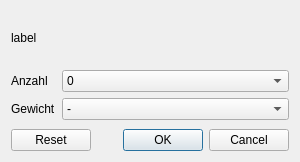
<?xml version="1.0" encoding="UTF-8"?>
<ui version="4.0">
 <class>Dialog</class>
 <widget class="QDialog" name="Dialog">
  <property name="geometry">
   <rect>
    <x>0</x>
    <y>0</y>
    <width>300</width>
    <height>162</height>
   </rect>
  </property>
  <property name="windowTitle">
   <string>Einstellung / Bedingung</string>
  </property>
  <layout class="QVBoxLayout" name="verticalLayout">
   <item>
    <widget class="QLabel" name="label">
     <property name="text">
      <string>label</string>
     </property>
    </widget>
   </item>
   <item>
    <layout class="QFormLayout" name="formLayout">
     <item row="0" column="0">
      <widget class="QLabel" name="label_2">
       <property name="text">
        <string>Anzahl</string>
       </property>
      </widget>
     </item>
     <item row="0" column="1">
      <widget class="QComboBox" name="number">
       <item>
        <property name="text">
         <string>0</string>
        </property>
       </item>
       <item>
        <property name="text">
         <string>1</string>
        </property>
       </item>
       <item>
        <property name="text">
         <string>2</string>
        </property>
       </item>
       <item>
        <property name="text">
         <string>3</string>
        </property>
       </item>
       <item>
        <property name="text">
         <string>4</string>
        </property>
       </item>
       <item>
        <property name="text">
         <string>5</string>
        </property>
       </item>
       <item>
        <property name="text">
         <string>6</string>
        </property>
       </item>
       <item>
        <property name="text">
         <string>7</string>
        </property>
       </item>
       <item>
        <property name="text">
         <string>8</string>
        </property>
       </item>
       <item>
        <property name="text">
         <string>9</string>
        </property>
       </item>
       <item>
        <property name="text">
         <string>10</string>
        </property>
       </item>
      </widget>
     </item>
     <item row="1" column="0">
      <widget class="QLabel" name="label_1">
       <property name="text">
        <string>Gewicht</string>
       </property>
      </widget>
     </item>
     <item row="1" column="1">
      <widget class="QComboBox" name="weight">
       <item>
        <property name="text">
         <string>-</string>
        </property>
       </item>
       <item>
        <property name="text">
         <string>1</string>
        </property>
       </item>
       <item>
        <property name="text">
         <string>2</string>
        </property>
       </item>
       <item>
        <property name="text">
         <string>3</string>
        </property>
       </item>
       <item>
        <property name="text">
         <string>4</string>
        </property>
       </item>
       <item>
        <property name="text">
         <string>5</string>
        </property>
       </item>
       <item>
        <property name="text">
         <string>6</string>
        </property>
       </item>
       <item>
        <property name="text">
         <string>7</string>
        </property>
       </item>
       <item>
        <property name="text">
         <string>8</string>
        </property>
       </item>
       <item>
        <property name="text">
         <string>9</string>
        </property>
       </item>
       <item>
        <property name="text">
         <string>+</string>
        </property>
       </item>
      </widget>
     </item>
    </layout>
   </item>
   <item>
    <widget class="QDialogButtonBox" name="buttonBox">
     <property name="orientation">
      <enum>Qt::Horizontal</enum>
     </property>
     <property name="standardButtons">
      <set>QDialogButtonBox::Cancel|QDialogButtonBox::Ok|QDialogButtonBox::Reset</set>
     </property>
    </widget>
   </item>
  </layout>
 </widget>
 <resources/>
 <connections>
  <connection>
   <sender>buttonBox</sender>
   <signal>accepted()</signal>
   <receiver>Dialog</receiver>
   <slot>accept()</slot>
   <hints>
    <hint type="sourcelabel">
     <x>248</x>
     <y>254</y>
    </hint>
    <hint type="destinationlabel">
     <x>157</x>
     <y>274</y>
    </hint>
   </hints>
  </connection>
  <connection>
   <sender>buttonBox</sender>
   <signal>rejected()</signal>
   <receiver>Dialog</receiver>
   <slot>reject()</slot>
   <hints>
    <hint type="sourcelabel">
     <x>316</x>
     <y>260</y>
    </hint>
    <hint type="destinationlabel">
     <x>286</x>
     <y>274</y>
    </hint>
   </hints>
  </connection>
 </connections>
</ui>
